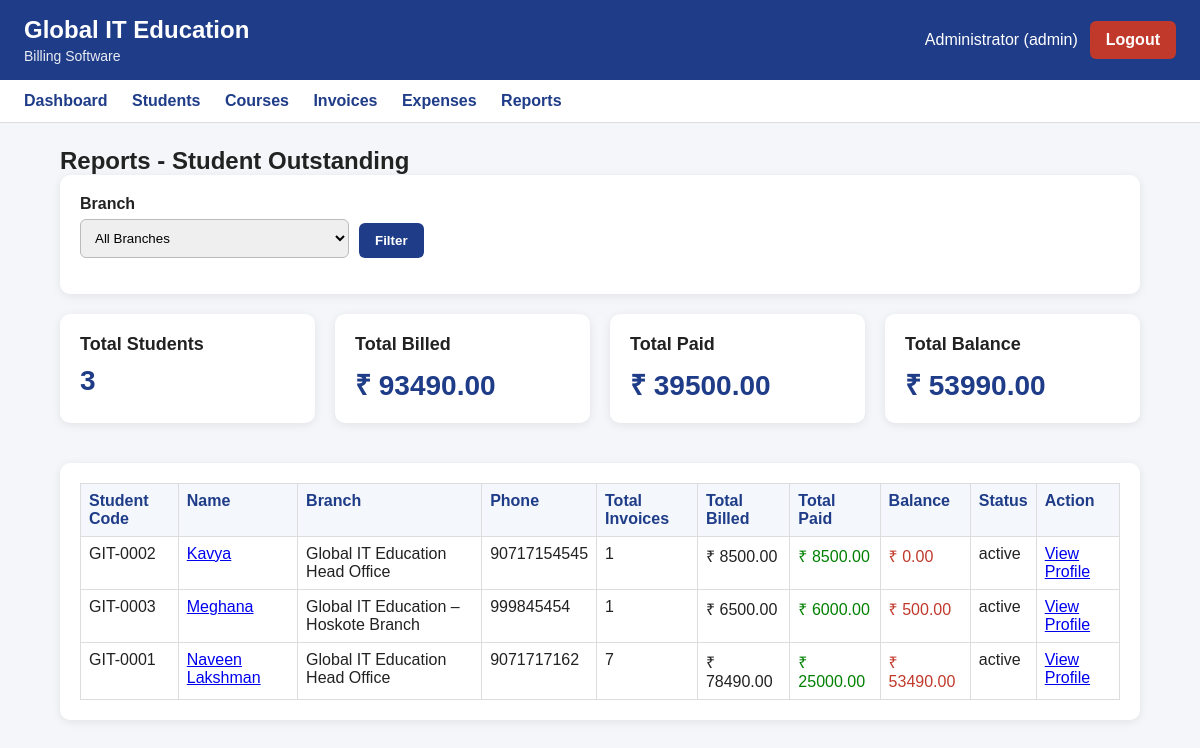
/reports/student-outstanding (signed in), run on the app's committed database.
### tables this page shows
CREATE TABLE students (
            id INTEGER PRIMARY KEY AUTOINCREMENT,
            student_code TEXT NOT NULL UNIQUE,
            full_name TEXT NOT NULL,
            phone TEXT NOT NULL,
            email TEXT,
            address TEXT,
            joined_date TEXT NOT NULL,
            status TEXT NOT NULL DEFAULT 'active'
                CHECK(status IN ('active', 'completed', 'dropped')),
            created_at TEXT NOT NULL,
            updated_at TEXT
        , branch_id INTEGER);

CREATE TABLE branches (
            id INTEGER PRIMARY KEY AUTOINCREMENT,
            branch_name TEXT NOT NULL UNIQUE,
            branch_code TEXT NOT NULL UNIQUE,
            address TEXT,
            is_active INTEGER NOT NULL DEFAULT 1,
            created_at TEXT NOT NULL
        );

### app.py (the view)
@app.route("/reports/student-outstanding")
@login_required
def student_outstanding_report():
    conn = get_conn()
    cur = conn.cursor()
    branch_id = request.args.get("branch_id", "").strip()
    cur.execute("""
        SELECT *
        FROM branches
        WHERE is_active = 1
        ORDER BY branch_name
    """)
    branches = cur.fetchall()
    student_query = """
        SELECT
            students.id,
            students.student_code,
            students.full_name,
            students.phone,
            students.email,
            students.status,
            students.branch_id,
            branch_master.branch_name
        FROM students
        LEFT JOIN branches AS branch_master
            ON students.branch_id = branch_master.id
    """
    params = []
    if branch_id:
        student_query += " WHERE students.branch_id = ? "
        params.append(branch_id)
    student_query += " ORDER BY students.full_name ASC "
    cur.execute(student_query, params)
    students = cur.fetchall()
    rows = []
    total_students = 0
    grand_total_billed = 0.0
    grand_total_paid = 0.0
    grand_total_balance = 0.0
    for student in students:
        student_id = student["id"]
        cur.execute("""
            SELECT
                COUNT(*) AS total_invoices,
                IFNULL(SUM(total_amount), 0) AS total_billed
            FROM invoices
            WHERE student_id = ?
        """, (student_id,))
        invoice_summary = cur.fetchone()
        cur.execute("""
            SELECT
                IFNULL(SUM(payments.amount_paid), 0) AS total_paid
            FROM payments
            JOIN invoices
                ON payments.invoice_id = invoices.id
            WHERE invoices.student_id = ?
        """, (student_id,))
        payment_summary = cur.fetchone()
        total_invoices = int(invoice_summary["total_invoices"] or 0)
        total_billed = float(invoice_summary["total_billed"] or 0)
        total_paid = float(payment_summary["total_paid"] or 0)
        balance = total_billed - total_paid
        rows.append({
            "student_id": student["id"],
            "student_code": student["student_code"],
            "full_name": student["full_name"],
            "phone": student["phone"],
            "email": student["email"],
            "status": student["status"],
            "branch_name": student["branch_name"],
            "total_invoices": total_invoices,
            "total_billed": total_billed,
            "total_paid": total_paid,
            "balance": balance
        })
        total_students += 1
        grand_total_billed += total_billed
        grand_total_paid += total_paid
        grand_total_balance += balance
    conn.close()
    return render_template(
        "report_student_outstanding.html",
        rows=rows,
        total_students=total_students,
        total_billed=grand_total_billed,
        total_paid=grand_total_paid,
        total_balance=grand_total_balance,
        branches=branches,
        branch_id=branch_id
    )

### app.py (called while the page is built)
def login_required(route_function):
    from functools import wraps
    @wraps(route_function)
    def wrapper(*args, **kwargs):
        if "user_id" not in session:
            flash("Please login first.", "warning")
            return redirect(url_for("login"))
        return route_function(*args, **kwargs)
    return wrapper

### db.py (called while the page is built)
def get_conn():
    conn = sqlite3.connect(DB_PATH)
    conn.row_factory = sqlite3.Row
    conn.execute("PRAGMA foreign_keys = ON;")
    return conn

### templates/report_student_outstanding.html (shortened to what this page needs)
{% extends "base.html" %}
{% block content %}
<h2>Reports - Student Outstanding</h2>
<div class="card">
  <form method="get" class="search-form">
    <div class="form-group">
      <label>Branch</label>
      <select name="branch_id">
        <option value="">All Branches</option>
      </select>
    </div>
    <div class="form-group" style="align-self:end;">
      <button type="submit" class="btn btn-primary">Filter</button>
    </div>
  </form>
</div>
<div class="grid">
  <div class="card stat-card">
    <h3>Total Students</h3>
    <p>{{ total_students }}</p>
  </div>
  <div class="card stat-card">
    <h3>Total Billed</h3>
    <p>₹ {{ "%.2f"|format(total_billed or 0) }}</p>
  </div>
  <div class="card stat-card">
    <h3>Total Paid</h3>
    <p>₹ {{ "%.2f"|format(total_paid or 0) }}</p>
  </div>
  <div class="card stat-card">
    <h3>Total Balance</h3>
    <p>₹ {{ "%.2f"|format(total_balance or 0) }}</p>
  </div>
</div>
<div class="card">
  <table border="1" width="100%" cellpadding="10" class="billing-table">
    <tr>
      <th>Student Code</th>
      <th>Name</th>
      <th>Branch</th>
      <th>Phone</th>
      <th>Total Invoices</th>
      <th>Total Billed</th>
      <th>Total Paid</th>
      <th>Balance</th>
      <th>Status</th>
      <th>Action</th>
    </tr>
    {% for row in rows %}
    <tr>
      <td>{{ row.student_code }}</td>
      <td>
        <a href="{{ url_for('student_profile', student_id=row.student_id) }}">
          {{ row.full_name }}
        </a>
      </td>
      <td>{{ row.branch_name or "-" }}</td>
      <td>{{ row.phone or "-" }}</td>
      <td>{{ row.total_invoices }}</td>
      <td>₹ {{ "%.2f"|format(row.total_billed or 0) }}</td>
      <td style="color:green;">
        ₹ {{ "%.2f"|format(row.total_paid or 0) }}
      </td>
      <td style="color:#c0392b;">
        ₹ {{ "%.2f"|format(row.balance or 0) }}
      </td>
      <td>{{ row.status }}</td>
      <td>
        <a href="{{ url_for('student_profile', student_id=row.student_id) }}">
          View Profile
        </a>
      </td>
    </tr>
    {% else %}
    <tr>
      <td colspan="10" style="text-align:center;">No student records found.</td>
    </tr>
    {% endfor %}
  </table>
</div>
{% endblock %}

### static/style.css (style rules this page uses)
* { box-sizing: border-box; margin: 0; padding: 0; font-family: Arial, sans-serif; }
body { background: #f4f6f9; color: #222; }
.card { background: white; border-radius: 10px; padding: 20px; margin-bottom: 20px; box-shadow: 0 2px 10px rgba(0,0,0,0.08); }
.form-group { margin-bottom: 16px; }
.form-group label { display: block; margin-bottom: 6px; font-weight: bold; }
.form-group input, .form-group select, .form-group textarea { width: 100%; padding: 10px; border: 1px solid #bbb; border-radius: 6px; }
.btn { display: inline-block; text-decoration: none; border: none; padding: 10px 16px; border-radius: 6px; cursor: pointer; font-weight: bold; }
.btn-primary { background: #1f3c88; color: white; }
.grid { display: grid; grid-template-columns: repeat(auto-fit, minmax(220px, 1fr)); gap: 20px; margin-bottom: 20px; }
.stat-card h3 { font-size: 18px; margin-bottom: 10px; }
.stat-card p { font-size: 28px; font-weight: bold; color: #1f3c88; }
.billing-table { width: 100%; border-collapse: collapse; }
.billing-table th, .billing-table td { border: 1px solid #ddd; padding: 8px; vertical-align: top; }
.billing-table th { background: #f4f7fb; color: #1f3c88; text-align: left; }
.search-form { display: flex; gap: 10px; align-items: center; flex-wrap: wrap; }
.search-form .btn { padding: 10px 16px; }
.search-form .form-group { min-width: 180px; }

### data on the page
students: student_code "GIT-0002", full_name "Kavya", branch_name "Global IT Education Head Office", phone "90717154545", total_invoices "1", total_billed "8500.00", total_paid "8500.00", balance "0.00", status "active"
students: student_code "GIT-0003", full_name "Meghana", branch_name "Global IT Education – Hoskote Branch", phone "999845454", total_invoices "1", total_billed "6500.00", total_paid "6000.00", balance "500.00", status "active"
students: student_code "GIT-0001", full_name "Naveen Lakshman", branch_name "Global IT Education Head Office", phone "9071717162", total_invoices "7", total_billed "78490.00", total_paid "25000.00", balance "53490.00", status "active"

### other printed values
{{ session.get("full_name") }} "Administrator"
{{ session.get("role") }} "admin"
{{ total_students }} "3"
{{ "%.2f"|format(total_billed or 0) }} "93490.00"
{{ "%.2f"|format(total_paid or 0) }} "39500.00"
{{ "%.2f"|format(total_balance or 0) }} "53990.00"
